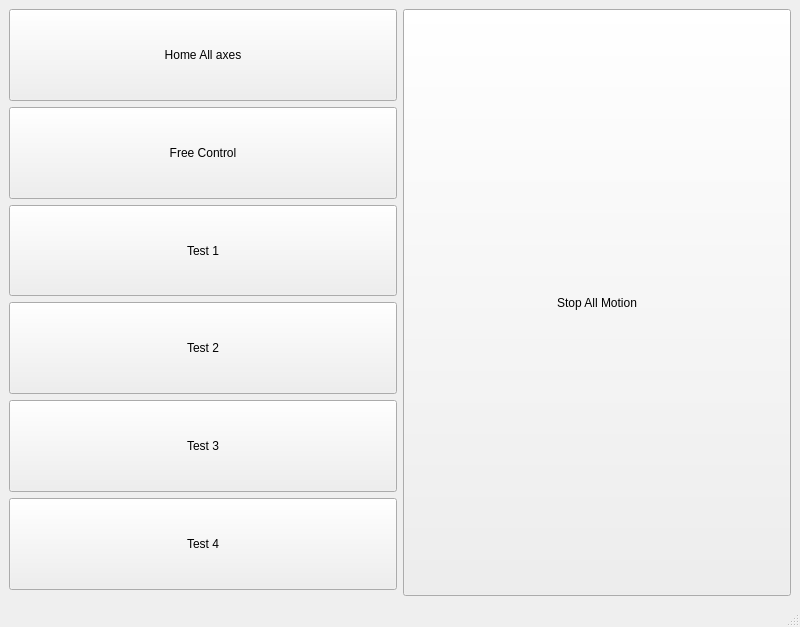
<?xml version="1.0" encoding="UTF-8"?>
<ui version="4.0">
 <class>MainWindow</class>
 <widget class="QMainWindow" name="MainWindow">
  <property name="geometry">
   <rect>
    <x>0</x>
    <y>0</y>
    <width>800</width>
    <height>627</height>
   </rect>
  </property>
  <property name="sizePolicy">
   <sizepolicy hsizetype="Fixed" vsizetype="Fixed">
    <horstretch>0</horstretch>
    <verstretch>0</verstretch>
   </sizepolicy>
  </property>
  <property name="cursor">
   <cursorShape>BusyCursor</cursorShape>
  </property>
  <property name="windowTitle">
   <string>MainWindow</string>
  </property>
  <widget class="QWidget" name="centralwidget">
   <property name="sizePolicy">
    <sizepolicy hsizetype="Fixed" vsizetype="Fixed">
     <horstretch>0</horstretch>
     <verstretch>0</verstretch>
    </sizepolicy>
   </property>
   <layout class="QVBoxLayout" name="verticalLayout">
    <item>
     <layout class="QGridLayout" name="gridLayout">
      <item row="0" column="0">
       <layout class="QVBoxLayout" name="vLayout">
        <property name="sizeConstraint">
         <enum>QLayout::SetMinAndMaxSize</enum>
        </property>
        <property name="bottomMargin">
         <number>0</number>
        </property>
        <item>
         <widget class="QPushButton" name="pushButton">
          <property name="sizePolicy">
           <sizepolicy hsizetype="Expanding" vsizetype="Expanding">
            <horstretch>0</horstretch>
            <verstretch>0</verstretch>
           </sizepolicy>
          </property>
          <property name="text">
           <string>Home All axes</string>
          </property>
         </widget>
        </item>
        <item>
         <widget class="QPushButton" name="pushButton_2">
          <property name="sizePolicy">
           <sizepolicy hsizetype="Expanding" vsizetype="Expanding">
            <horstretch>0</horstretch>
            <verstretch>0</verstretch>
           </sizepolicy>
          </property>
          <property name="text">
           <string>Free Control</string>
          </property>
         </widget>
        </item>
        <item>
         <widget class="QPushButton" name="pushButton_3">
          <property name="sizePolicy">
           <sizepolicy hsizetype="Expanding" vsizetype="Expanding">
            <horstretch>0</horstretch>
            <verstretch>0</verstretch>
           </sizepolicy>
          </property>
          <property name="text">
           <string>Test 1</string>
          </property>
         </widget>
        </item>
        <item>
         <widget class="QPushButton" name="pushButton_4">
          <property name="sizePolicy">
           <sizepolicy hsizetype="Expanding" vsizetype="Expanding">
            <horstretch>0</horstretch>
            <verstretch>0</verstretch>
           </sizepolicy>
          </property>
          <property name="text">
           <string>Test 2</string>
          </property>
         </widget>
        </item>
        <item>
         <widget class="QPushButton" name="pushButton_5">
          <property name="sizePolicy">
           <sizepolicy hsizetype="Expanding" vsizetype="Expanding">
            <horstretch>0</horstretch>
            <verstretch>0</verstretch>
           </sizepolicy>
          </property>
          <property name="text">
           <string>Test 3</string>
          </property>
         </widget>
        </item>
        <item>
         <widget class="QPushButton" name="pushButton_6">
          <property name="sizePolicy">
           <sizepolicy hsizetype="Expanding" vsizetype="Expanding">
            <horstretch>0</horstretch>
            <verstretch>0</verstretch>
           </sizepolicy>
          </property>
          <property name="text">
           <string>Test 4</string>
          </property>
         </widget>
        </item>
       </layout>
      </item>
      <item row="0" column="1" rowspan="2">
       <widget class="QPushButton" name="pushButton_7">
        <property name="enabled">
         <bool>true</bool>
        </property>
        <property name="sizePolicy">
         <sizepolicy hsizetype="Expanding" vsizetype="Expanding">
          <horstretch>0</horstretch>
          <verstretch>0</verstretch>
         </sizepolicy>
        </property>
        <property name="text">
         <string>Stop All Motion</string>
        </property>
       </widget>
      </item>
     </layout>
    </item>
   </layout>
  </widget>
  <widget class="QMenuBar" name="menubar">
   <property name="geometry">
    <rect>
     <x>0</x>
     <y>0</y>
     <width>800</width>
     <height>22</height>
    </rect>
   </property>
  </widget>
  <widget class="QStatusBar" name="statusbar"/>
 </widget>
 <resources/>
 <connections/>
</ui>
